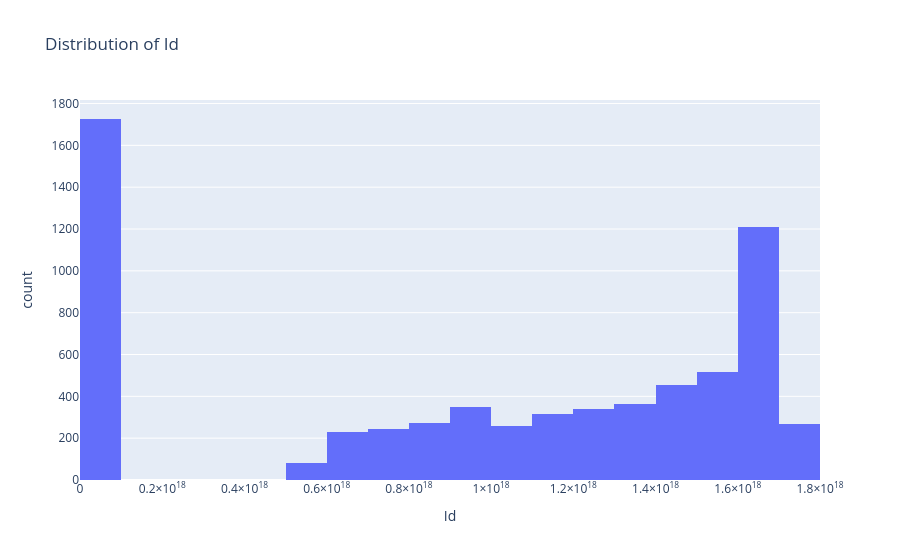

Notebook cell for this chart:
### Markdown cell above
**Visualize** the numerical columns

### Code cell
for col in numbers:

    fig = px.histogram(df,x=col,
        nbins=30,
        title=f"Distribution of {col.title()}",
        labels={
            col: col.title(),
            "count": "Frequency"
        })

    fig.show()

### Figure 1 — Plotly figure (JSON) as saved in the notebook; plotly's stock layout.template omitted (floating-point values rounded to 4 significant figures; data arrays with more than 128 entries replaced by an {"elided": "..."} marker saying what was removed)
{"data": [{"bingroup": "x", "hovertemplate": "Id=%{x}<br>count=%{y}<extra></extra>", "legendgroup": "", "marker": {"color": "#636efa", "pattern": {"shape": ""}}, "name": "", "nbinsx": 30, "orientation": "v", "showlegend": false, "type": "histogram", "x": {"elided": "6624 int values"}, "xaxis": "x", "yaxis": "y"}], "layout": {"barmode": "relative", "legend": {"tracegroupgap": 0}, "title": {"text": "Distribution of Id"}, "xaxis": {"anchor": "y", "domain": [0, 1], "title": {"text": "Id"}}, "yaxis": {"anchor": "x", "domain": [0, 1], "title": {"text": "count"}}}}
